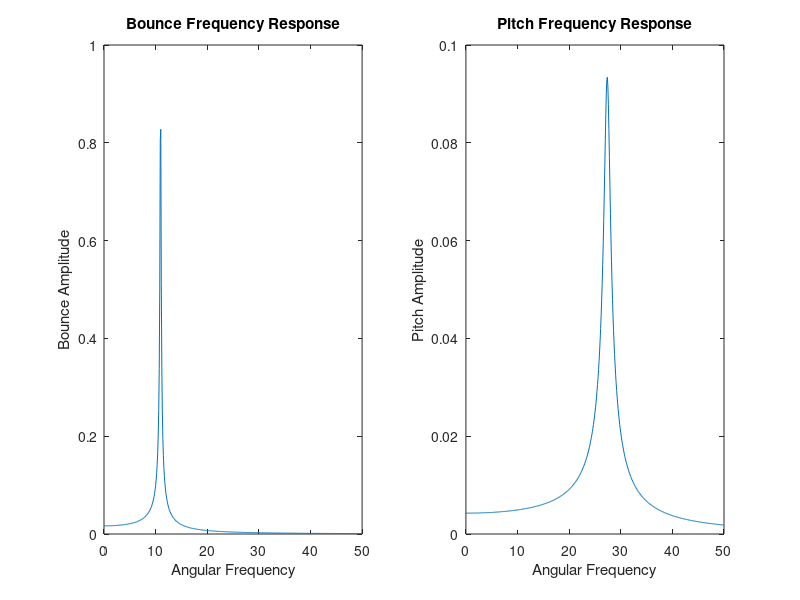

The MATLAB source for this figure:
%plotting the frequency repsonse graph
clear all %#ok<CLALL>
close all
clc

%state parameters
%damping of front wheel
c_f = 100;
%stiffness of front wheel
k_f = 60000;
%damping of rear wheel
c_r = 100;
%stiffness of rear wheel
k_r = 60000;
%mass
m = 1000;
%mass moment of intertia about COM
j = 1000;
%front wheel offset from COM [m]
l_f = 2.5;
%rear wheel offset from COM [m] 
l_r = 2.5;

%initial conditions
%bounce
x_0 = 0.1;
x_dot_0 = 0;
%pitch
p_0 = 1.0;%radians
p_dot_0 = 0;%radians

%excitation force magnitude
force = 2000;%[N]
%frequency range of the harmonic force
omega = 0:0.1:50;%[rad/s]

%eccentricity of the force from the COM of the mass
l_force = 1.6;%[m] how to get this value?

%sampling rate
fs = 100;

%time span
time_span = 0:1/fs:75;

%type of solver
solver = 'anal';


switch solver
    case 'anal'
        for kk = 1:length(omega)
            tic
        %system matrices
        %mass matrix
        M = [m,0;0,j];
        %stiffness matrix
        K = [(k_r + k_f),(k_f*l_f - k_r*l_r);(k_f*l_f - k_r*l_r),(k_f*l_f^2 + k_r*l_r^2)];
        %damping matrix
        C = [(c_r + c_f),(c_f*l_f - c_r*l_r);(c_f*l_f - c_r*l_r),(c_f*l_f^2 + c_r*l_r^2)];
        %excitation matrix
        h = [force*cos(omega(kk)*time_span);l_force*force*cos(omega(kk)*time_span)];%2xlength(time_span) matrix 
        
        %for every time step in the time span
        %non homogeneous (particular) solution
        h_star = 0.5*[force;l_force*force];%2x1 matrix
        %frequency response matrix
        %basically a sum of three 2x2 matrices and its inverse
        F_star = inv(-(omega(kk)^2)*M + 1i*omega(kk)*C + K);%2x2 matrix
        
        %X star matrix
        X_star = F_star*h_star;%#ok<*MINV> %2x1 matrix
        
        %conjugate of X_star
        X_star_bar = conj(X_star);
        
        %cos and sin coefficients of particular solution
        %bounce
        x_cos = real(2*X_star(1));
        x_sin = -imag(2*X_star(1));
        
        %pitch
        p_cos = real(2*X_star(2));
        p_sin = -imag(2*X_star(2));
        
        %amplitude of the motion for the particular omega
        %bounce
        x_amp(kk) = sqrt((x_cos)^2 + (x_sin)^2);
        %pitch
        p_amp(kk) = sqrt((p_cos)^2 + (p_sin)^2);
        
        

        end

figure(1)
subplot(1,2,1)
plot(omega,x_amp)
title('Bounce Frequency Response')
xlabel('Angular Frequency')
ylabel('Bounce Amplitude')

subplot(1,2,2)
plot(omega,p_amp)
title('Pitch Frequency Response')
xlabel('Angular Frequency')
ylabel('Pitch Amplitude')

%static vertical deflection incase of a static load
x_st = x_amp(1);

%static angular displacment incase of a static load
p_st = p_amp(1);


end
